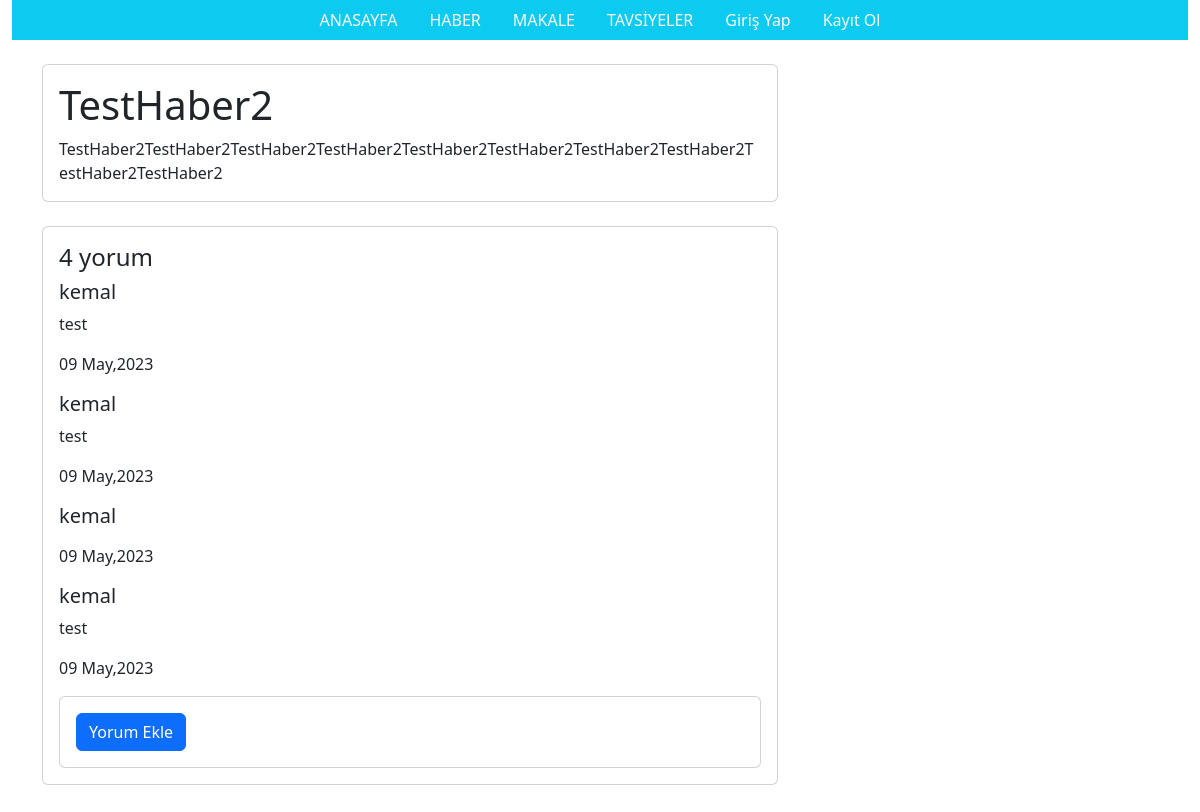
The page /post_detail/4/ on the database its author committed.
### api/models.py (models this page shows, shortened)
class Post(models.Model):
    category_title = models.ForeignKey(Category, on_delete=models.CASCADE)
    title = models.CharField(max_length=255)
    content = models.TextField()
    author = models.ForeignKey(User, on_delete=models.CASCADE)
    created_at = models.DateTimeField(auto_now_add=True)

class Comment(models.Model):
    content = models.TextField()
    author = models.ForeignKey(User, on_delete=models.CASCADE)
    post = models.ForeignKey(Post, on_delete=models.CASCADE, related_name="comments")
    created_at = models.DateTimeField(auto_now_add=True)

### api/views.py (the view)
# urls.py: path("post_detail/<int:pk>/", views.post_detail, name="post_detail"),
def post_detail(request, pk):
    post = get_object_or_404(Post, pk=pk)
    return render(request, "post_detail.html", locals())

### templates/post_detail.html (shortened to what this page needs)
<!DOCTYPE html>
<html>
  <head>
    {% load bootstrap5 %} {% bootstrap_css %} {% bootstrap_javascript %}
  </head>
  <body>
    <div class="container-fluid">
      <ul class="nav bg-info d-flex justify-content-center">
        <li class="nav-item">
          <a class="nav-link link-light" href="/">ANASAYFA</a>
        </li>
        <li class="nav-item">
          <a class="nav-link link-light" href="{% url 'haber' %}">HABER</a>
        </li>
        <li class="nav-item">
          <a class="nav-link link-light" href="{% url 'makale' %}">MAKALE</a>
        </li>
        <li class="nav-item">
          <a class="nav-link link-light" href="{% url 'tavsiyeler' %}"
            >TAVSİYELER</a
          >
        </li>
        {% if user.is_authenticated %}
        <li class="nav-item">
          <a class="nav-link link-light" href="{% url 'profil' %}">
            <i class="fa fa-sign-out"></i> Profilim
          </a>
        </li>
        <li class="nav-item">
          <a class="nav-link link-light" href="{% url 'logout' %}">
            <i class="fa fa-sign-out"></i> Çıkış Yap
          </a>
        </li>
        {% else %}
        <li class="nav-item">
          <a class="nav-link link-light" href="{% url 'login' %}">
             Giriş Yap
          </a>
        </li>
        <li class="nav-item">
          <a class="nav-link link-light" href="{% url 'register' %}">
             Kayıt Ol
          </a>
        </li>
        {% endif %}
      </ul>
    </div>
    {% block content %}
    <div class="container my-4">
        <div class="row">
          <div class="col-md-8">
            <div class="card mb-4">
              <div class="card-body">
                <h1 class="card-title">{{ post.title }}</h1>
                <p class="card-text">{{ post.content }}</p>
              </div>
            </div>
            <div class="card mb-4">
              <div class="card-body">
                <h4 class="card-title">{{ post.comments.count }} yorum</h4>
                {% for comment in post.comments.all %}
                <div class="media mb-3">
                  <div class="media-body">
                    <h5 class="mt-0">{{ comment.author.username }}</h5>
                    <p>{{ comment.content }}</p>
                    <p class="justify-content-end">{{comment.created_at|date:"d M,Y"}}</p>
                  </div>
                </div>
                {% endfor %}
                <div class="card mt-3">
                  <div class="card-body">
                    <form method="POST" action="{% url 'add_comment' post.pk %}">
                      <button type="submit" class="btn btn-primary">Yorum Ekle</button>
                    </form>
                  </div>
                </div>
              </div>
            </div>
          </div>
        </div>
      </div>
    {% endblock %}
  </body>
</html>

### rows shown on the page
Post: title "TestHaber2", content "TestHaber2TestHaber2TestHaber2TestHaber2TestHaber2TestHaber2TestHaber2TestHaber2TestHaber2TestHaber2", comments.count "4"
Comment: author.username "kemal", content "test", created_at "09 May,2023"
Comment: author.username "kemal", content "test", created_at "09 May,2023"
Comment: author.username "kemal", created_at "09 May,2023"
Comment: author.username "kemal", content "test", created_at "09 May,2023"
